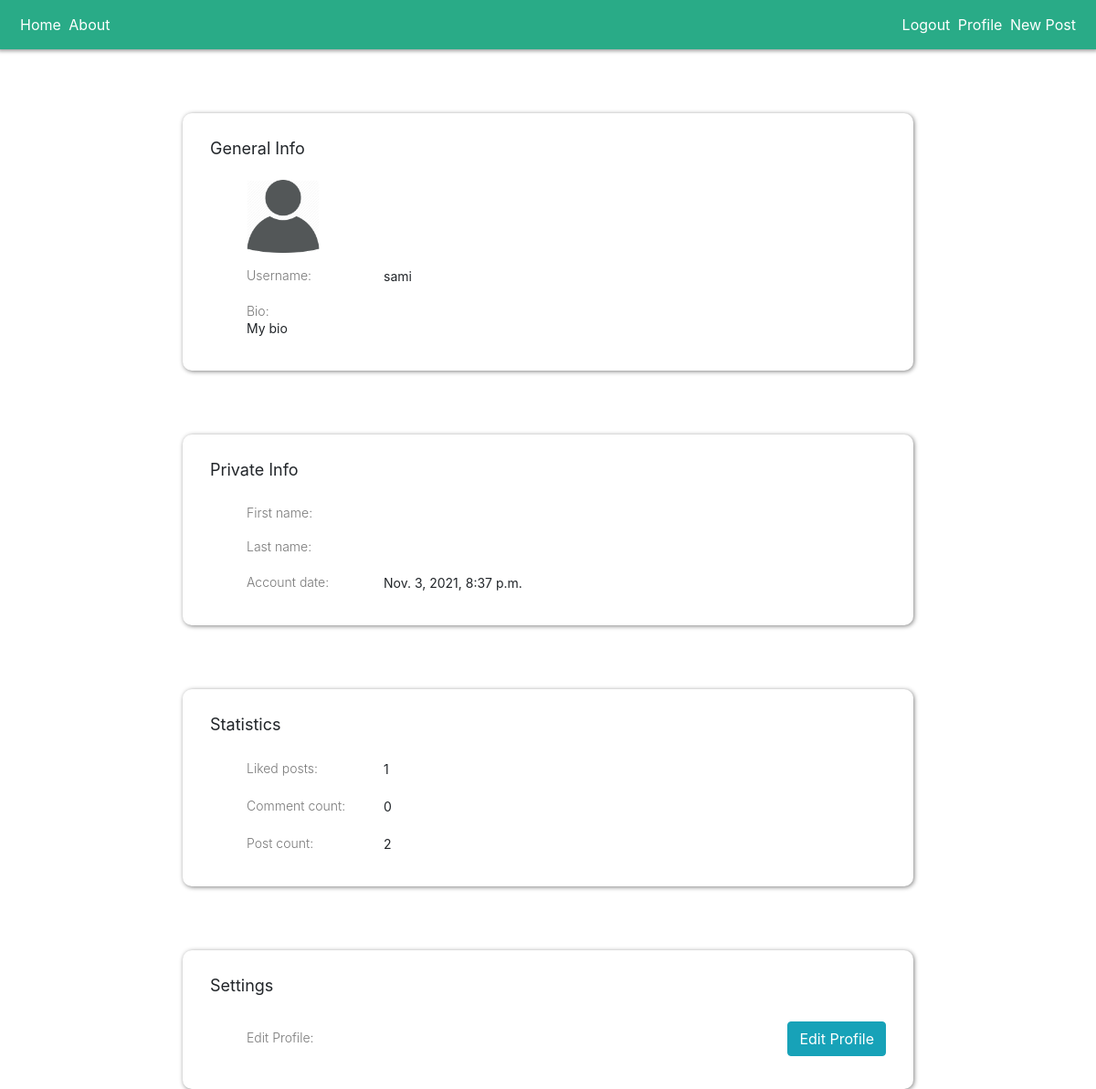
The page /profile/ (signed in) on the database as committed earlier.
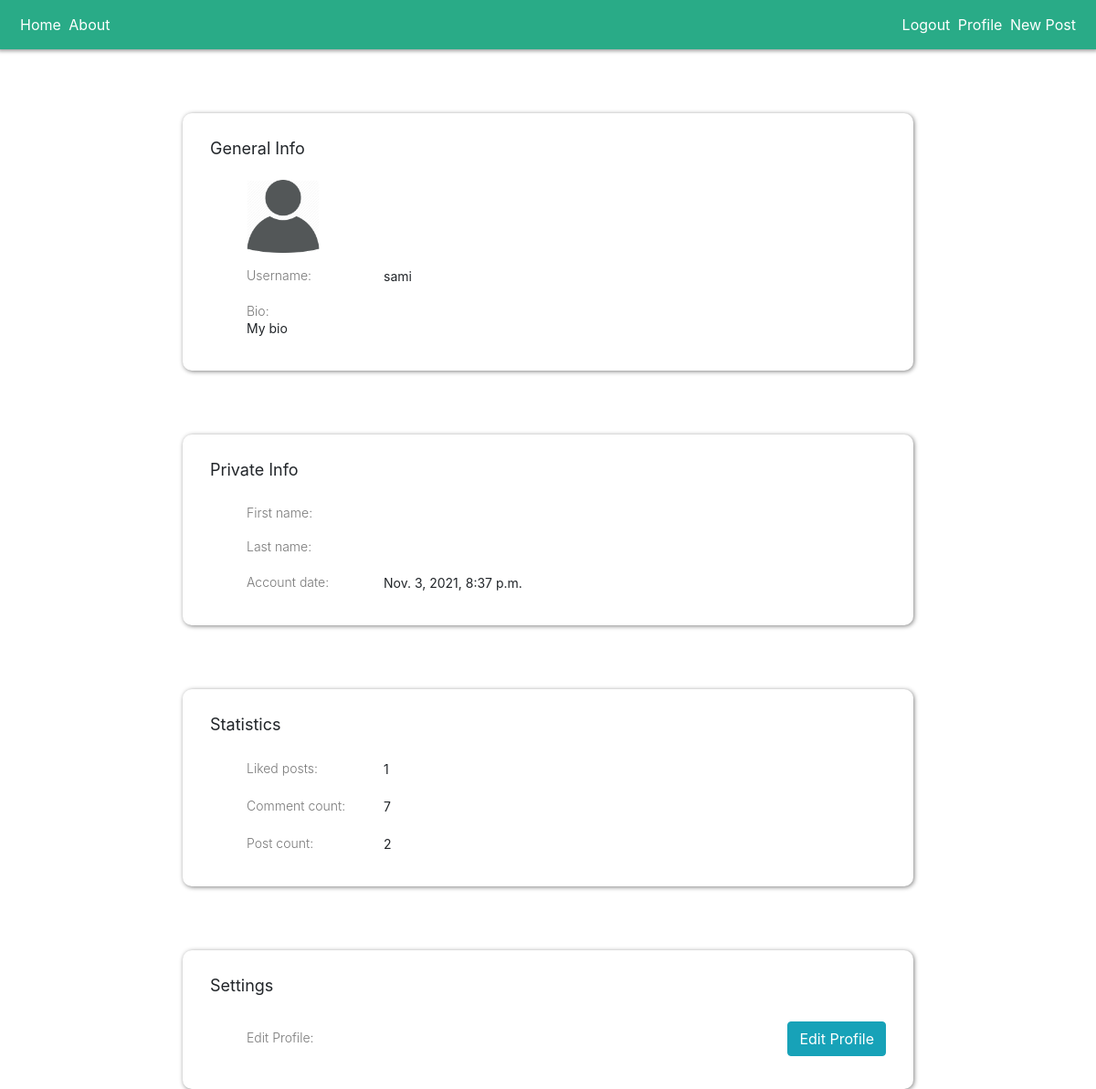
The same page on the database as committed later.
### BLOG/models.py (models this page shows, shortened)
class User(AbstractUser):
  profile_pic =models.ImageField(upload_to="profile_pics", default="profile_pics/default_profile.png", blank=True)
  date_joined = models.DateTimeField(auto_now_add=True)
  bio = models.TextField(max_length=2000, default="My bio")

### BLOG/views.py (the view)
# urls.py: path("profile/", profile, name="profile"),
def profile(request):
  liked_post_count = Post.objects.filter(likes=request.user)
  data={
    "user": request.user,
    "liked_post_count":liked_post_count.count,
  }
  return render(request, 'BLOG/profile.html', context=data)

### BLOG/templates/BLOG/profile.html (shortened to what this page needs)
{% extends 'BLOG/BASE.html' %}
{% block content %}
{% load static %}
{% if request.user.is_authenticated %}
<div class="profilePageMainContainer">
  <div  class="profile-page-container">
    <h3 class="profile-section-title">General Info</h3>
    <ul style="display: flex;flex-flow: column nowrap;">
      <img src="{{user.profile_pic.url}}" alt="Profile Picture"
      style="width: 80px;height: 80px;border-radius: 5px;margin: 5px 0;">
      <div class="prf-secUl-elemCont">
        <h2 class="prf-secUl-elem-title"> Username:</h2>
        <li class="prf-secUl-elem-info">{{user.username}}</li>
      </div>
      <div class="prf-secUl-elemCont__for__Bio">
        <h2 class="prf-secUl-elem-title"> Bio:</h2>
        <li class="prf-secUl-elem-info">{{user.bio}}</li>
      </div>
    </ul>
  </div>
  <div  class="profile-page-container">
    <h3 class="profile-section-title">Private Info</h3>
    <ul style="display: flex;flex-flow: column nowrap;">
      <div class="prf-secUl-elemCont">
        <h2 class="prf-secUl-elem-title"> First name:</h2>
      </div>
      <div class="prf-secUl-elemCont">
        <h2 class="prf-secUl-elem-title"> Last name:</h2>
      </div>
      <div class="prf-secUl-elemCont">
        <h2 class="prf-secUl-elem-title"> Account date:</h2>
        <li class="prf-secUl-elem-info">{{user.date_joined}}</li>
      </div>
    </ul>
  </div>
  <div class="profile-page-container">
    <h3 class="profile-section-title">Statistics</h3>
    <ul style="display: flex;flex-flow: column nowrap;">
      <div class="prf-secUl-elemCont">
        <h2 class="prf-secUl-elem-title"> Liked posts:</h2>
        <li class="prf-secUl-elem-info">{{liked_post_count}}</li>
      </div>
      <div class="prf-secUl-elemCont">
        <h2 class="prf-secUl-elem-title"> Comment count:</h2>
        <li class="prf-secUl-elem-info">{{user.comments.count}}</li>
      </div>
      <div class="prf-secUl-elemCont">
        <h2 class="prf-secUl-elem-title"> Post count:</h2>
        <li class="prf-secUl-elem-info">{{user.publisher.count}}</li>
      </div>
    </ul>
  </div>
  <div  class="profile-page-container">
    <h3 class="profile-section-title">Settings</h3>
    <ul style="display: flex;flex-flow: column nowrap;">
      <div class="prf-secUl-elemCont__settings__">
        <h2 class="prf-secUl-elem-title"> Edit Profile:</h2>
        <a href="{% url 'edit_profile' user.id %}" class="hover btn btn-info">Edit Profile</a>
      </div>
    </ul>
  </div>
</div>
{%else%}
<p class="text-warning">You aren't logged in</p>
{%endif%}
{% endblock content %}

Rows that differ between the two databases and show on the page:
changed User "sami": comments.count "0" → "7"
